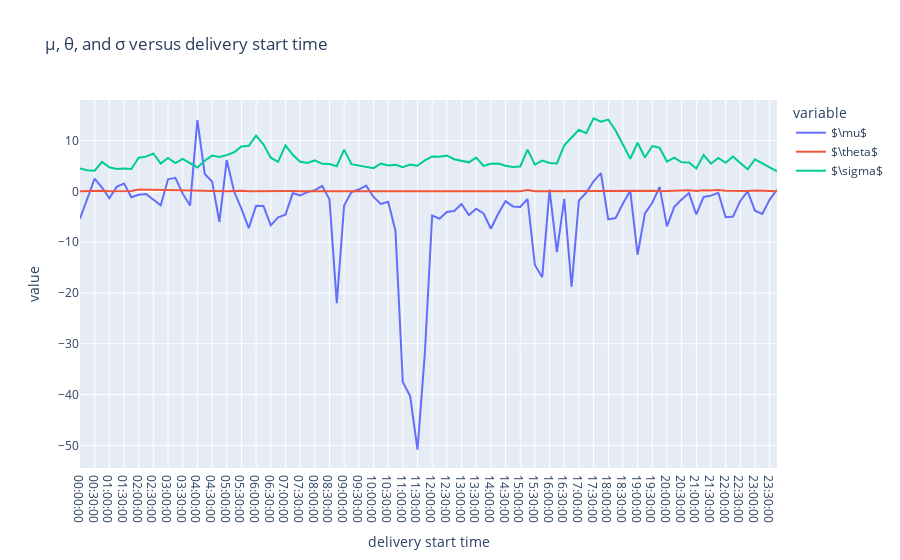

The notebook cell saved with this chart:
### Code cell
price_generator_ID1.param_plot("spring")
